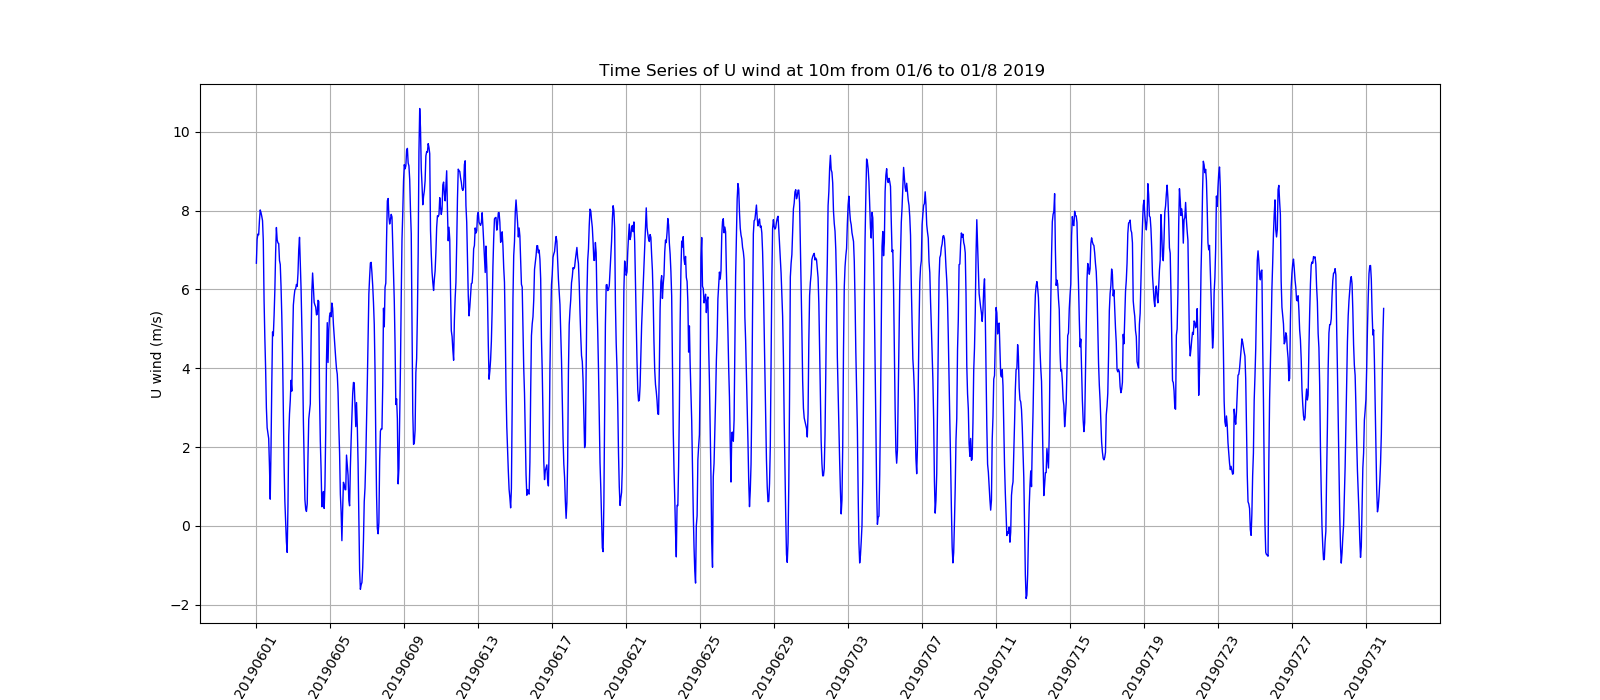

This chart was generated by the following Python code:
########Plotting time series of rainfall at a particular location#############

###########Import necessary modules##########################

import netCDF4 as nc
import numpy as np
import matplotlib.pyplot as plt
import datetime as dt

############ File to be read ####################
############ IMD Gridded Rainfall data ##########

file_name  = filename='/mnt/d/DATA/ERA5/Wind/ERA5_Wind_2019.nc'

################# open file ######################

f = nc.Dataset(file_name)
print(f)                # gives us information about the variables 
                        #contained in the file and their dimensions
                      
for var in f.variables.values():
    print(var)          # Metadata for all variables

print(f['u10'])          # Metadata of single variable

################# read variables  ################

u10   = f.variables['u10'][:]
lats = f.variables['latitude'][:]
lons = f.variables['longitude'][:]
time = f.variables['time']		# In the file for the time dimension year has been set as 2010 in all year files

#print(lons.min()," ,",lons.max())
#print(lats)
##############Subscripting over lat, lon and time###############

############Subsetting over time##############

st_date=dt.datetime(2019,6,1,0,0)	# Start date and hour
en_date=dt.datetime(2019,8,1,0,0)	# End date and hour
date=nc.num2date(time[:],units=time.units,calendar='standard')

istart=nc.date2index(st_date,time,calendar='standard',select='exact')
iend=nc.date2index(en_date,time,calendar='standard',select='exact')

############Subsetting over lat and lon##############

latselect=np.where(lats==10.5)
lonselect=np.where(lons==82.5)

u10sub=u10[istart:iend,latselect,lonselect]
print(u10sub.max())
print(u10sub.shape)

#########Creating date strings for X axis#############

date_string=[]
for n in range(0,u10sub.shape[0],96):
	dates=dt.datetime(2019,6,1,0,0,0)+n*dt.timedelta(hours=1) 
	i=int(n/24)
	date_string.append(dates.strftime('%Y%m%d'))
	del dates
x=np.arange(0,u10sub.shape[0],96)

##################Plot time series #################

fig=plt.figure(figsize=(16,7))
plt.plot(u10sub[:,0,0],linewidth=1.0,linestyle='-',color='b')	# marker='o'

plt.title(' Time Series of U wind at 10m from 01/6 to 01/8 2019')
plt.ylabel('U wind (m/s)')	#;plt.xlabel('Time')
plt.xticks(x,date_string,rotation=60)
plt.grid(True)

plt.savefig('time_series.png')
exit()
